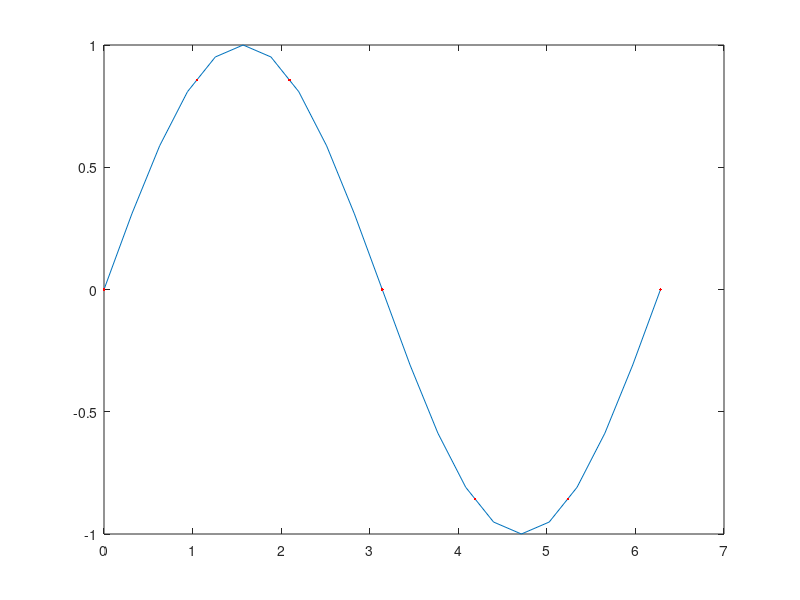
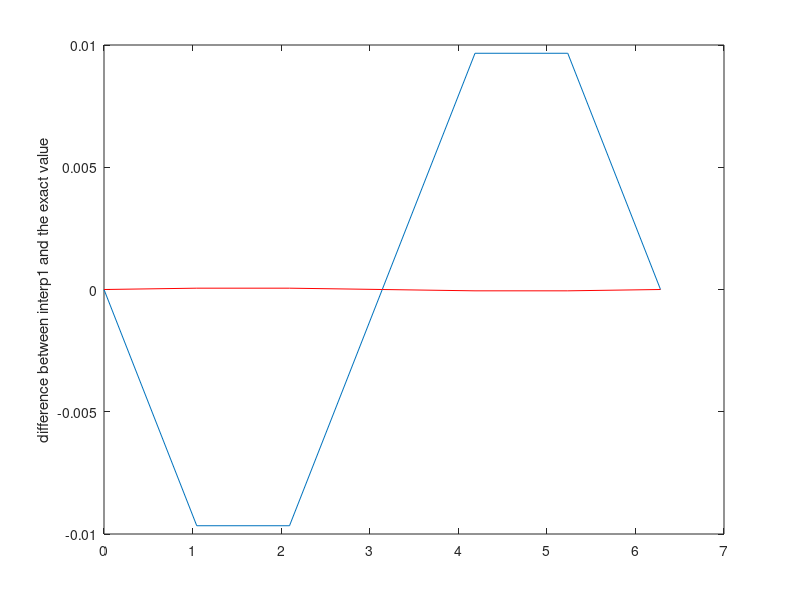

Write the MATLAB code that produced these figures, in order. (Note: this script raises an error after producing the figures.)
theta = 0:pi/100:2*pi;      %Setting a function
plot(theta,sin(theta));     %Plot the function
ii = find(sin(theta)>0 & sin(theta)<0.5);%find data between certain limits
hold on
plot(theta(ii),sin(theta(ii)),'r-');    %plot using dashes(-)
hold off

ii= find(sin(theta)>0 & sin(theta)<0.5);
theta(5)    %arrays for the given indices
theta(5:10)
theta(ii)

%part where you get rid of the line crossing through the middle
y=sin(theta(ii));
jj=find(y==max(y));
y(jj)=NaN;
plot(theta,sin(theta),theta(ii),y,'r-');

%Interpolation:

%interpolation using points along curvature
theta= 0:pi/10:2*pi;
ii=find(theta==0.5)
newTheta=0.5;
newSin = interp1(theta,sin(theta),newTheta); %interp.
plot(theta,sin(theta),newTheta,newSin,'r+');
thetaNew=0:pi/3:2*pi;
sinNew=interp1(theta,sin(theta),thetaNew); %interp.
plot(theta,sin(theta),thetaNew,sinNew,'r.')

%cubic interpolation using straight lines
figure(22)
plot(thetaNew,sinNew-sin(thetaNew))
ylabel('difference between interp1 and the exact value')
sinNew=interp1(theta,sin(theta),thetaNew,'cubic');
hold on
plot(thetaNew,sinNew-sin(thetaNew),'r')
hold off

%Find and Interpolation in 2D

[x,y] = meshgrid(-5:10/20:5,-5:10/20:5);
V1 = pointPotential(x+2,y-2,1e-9);
V2 = pointPotential(x-2,y+2,-1e-9);
figure(1)
surf(x,y,V1+V2);
ii=find(V1==-V2);
figure(2)
plot(x(ii),y(ii));

[xnew,ynew]=meshgrid(-5:10/100:5,-5:10/100:5);
Vnew=interp2(x,y,V1+V2,xnew,ynew,'linear');
figure(2)
surf(xnew,ynew,Vnew);
figure(3)
surf(xnew,ynew,Vnew-pointPotential(xnew+2,ynew-2,1e-9))
-pointPotential(xnew-2,ynew+2,-1e-9);


[x,y]=meshgrid(-5:0.5:5,-5:0.5:5);
Vdipole=dipolePotential(x,y,1e-9,2);
surf(x,y,Vdipole)

%jj=